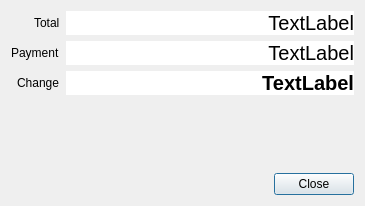
<?xml version="1.0" encoding="UTF-8"?>
<ui version="4.0">
 <class>PaymentCashSuccessDialog</class>
 <widget class="QDialog" name="PaymentCashSuccessDialog">
  <property name="geometry">
   <rect>
    <x>0</x>
    <y>0</y>
    <width>365</width>
    <height>206</height>
   </rect>
  </property>
  <property name="windowTitle">
   <string>Payment Success</string>
  </property>
  <layout class="QVBoxLayout" name="verticalLayout">
   <item>
    <layout class="QFormLayout" name="formLayout">
     <property name="labelAlignment">
      <set>Qt::AlignRight|Qt::AlignTrailing|Qt::AlignVCenter</set>
     </property>
     <item row="0" column="0">
      <widget class="QLabel" name="labelTotal_2">
       <property name="text">
        <string>Total</string>
       </property>
      </widget>
     </item>
     <item row="1" column="0">
      <widget class="QLabel" name="labelPayment_2">
       <property name="text">
        <string>Payment</string>
       </property>
      </widget>
     </item>
     <item row="2" column="0">
      <widget class="QLabel" name="labelChange_2">
       <property name="text">
        <string>Change</string>
       </property>
      </widget>
     </item>
     <item row="0" column="1">
      <widget class="QLabel" name="labelTotal">
       <property name="styleSheet">
        <string notr="true">background: white; font-size: 20px;</string>
       </property>
       <property name="text">
        <string>TextLabel</string>
       </property>
       <property name="alignment">
        <set>Qt::AlignRight|Qt::AlignTrailing|Qt::AlignVCenter</set>
       </property>
       <property name="margin">
        <number>6</number>
       </property>
      </widget>
     </item>
     <item row="1" column="1">
      <widget class="QLabel" name="labelPayment">
       <property name="font">
        <font>
         <family>Segoe UI</family>
         <pointsize>-1</pointsize>
        </font>
       </property>
       <property name="styleSheet">
        <string notr="true">background: white; font-size: 20px;</string>
       </property>
       <property name="text">
        <string>TextLabel</string>
       </property>
       <property name="alignment">
        <set>Qt::AlignRight|Qt::AlignTrailing|Qt::AlignVCenter</set>
       </property>
       <property name="margin">
        <number>6</number>
       </property>
      </widget>
     </item>
     <item row="2" column="1">
      <widget class="QLabel" name="labelChange">
       <property name="font">
        <font>
         <pointsize>20</pointsize>
         <italic>false</italic>
         <bold>true</bold>
        </font>
       </property>
       <property name="styleSheet">
        <string notr="true">background: white; font-size: 20px;
font: 600 20pt &quot;Segoe UI&quot;;</string>
       </property>
       <property name="text">
        <string>TextLabel</string>
       </property>
       <property name="alignment">
        <set>Qt::AlignRight|Qt::AlignTrailing|Qt::AlignVCenter</set>
       </property>
       <property name="margin">
        <number>6</number>
       </property>
      </widget>
     </item>
    </layout>
   </item>
   <item>
    <spacer name="verticalSpacer">
     <property name="orientation">
      <enum>Qt::Vertical</enum>
     </property>
     <property name="sizeHint" stdset="0">
      <size>
       <width>20</width>
       <height>40</height>
      </size>
     </property>
    </spacer>
   </item>
   <item>
    <layout class="QHBoxLayout" name="horizontalLayout">
     <item>
      <spacer name="horizontalSpacer">
       <property name="orientation">
        <enum>Qt::Horizontal</enum>
       </property>
       <property name="sizeHint" stdset="0">
        <size>
         <width>40</width>
         <height>20</height>
        </size>
       </property>
      </spacer>
     </item>
     <item>
      <widget class="QPushButton" name="pushButton">
       <property name="text">
        <string>Close</string>
       </property>
       <property name="default">
        <bool>true</bool>
       </property>
      </widget>
     </item>
    </layout>
   </item>
  </layout>
 </widget>
 <resources/>
 <connections>
  <connection>
   <sender>pushButton</sender>
   <signal>clicked()</signal>
   <receiver>PaymentCashSuccessDialog</receiver>
   <slot>close()</slot>
   <hints>
    <hint type="sourcelabel">
     <x>314</x>
     <y>162</y>
    </hint>
    <hint type="destinationlabel">
     <x>182</x>
     <y>92</y>
    </hint>
   </hints>
  </connection>
 </connections>
</ui>
